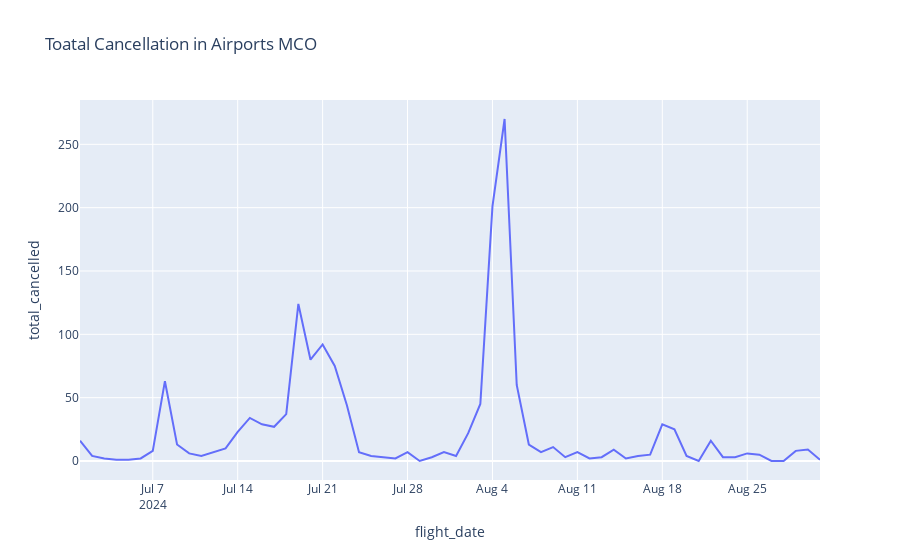

Notebook source saved alongside this figure:
### Code cell
fig = px.line(flights_MCO, x="flight_date", y="total_cancelled", title='Toatal Cancellation in Airports MCO')
fig.show()

### Figure 1 — Plotly figure (JSON) as saved in the notebook; plotly's stock layout.template omitted (floating-point values rounded to 4 significant figures)
{"data": [{"hovertemplate": "flight_date=%{x}<br>total_cancelled=%{y}<extra></extra>", "legendgroup": "", "line": {"color": "#636efa", "dash": "solid"}, "marker": {"symbol": "circle"}, "mode": "lines", "name": "", "orientation": "v", "showlegend": false, "type": "scatter", "x": ["2024-07-01", "2024-07-02", "2024-07-03", "2024-07-04", "2024-07-05", "2024-07-06", "2024-07-07", "2024-07-08", "2024-07-09", "2024-07-10", "2024-07-11", "2024-07-12", "2024-07-13", "2024-07-14", "2024-07-15", "2024-07-16", "2024-07-17", "2024-07-18", "2024-07-19", "2024-07-20", "2024-07-21", "2024-07-22", "2024-07-23", "2024-07-24", "2024-07-25", "2024-07-26", "2024-07-27", "2024-07-28", "2024-07-29", "2024-07-30", "2024-07-31", "2024-08-01", "2024-08-02", "2024-08-03", "2024-08-04", "2024-08-05", "2024-08-06", "2024-08-07", "2024-08-08", "2024-08-09", "2024-08-10", "2024-08-11", "2024-08-12", "2024-08-13", "2024-08-14", "2024-08-15", "2024-08-16", "2024-08-17", "2024-08-18", "2024-08-19", "2024-08-20", "2024-08-21", "2024-08-22", "2024-08-23", "2024-08-24", "2024-08-25", "2024-08-26", "2024-08-27", "2024-08-28", "2024-08-29", "2024-08-30", "2024-08-31"], "xaxis": "x", "y": [16, 4, 2, 1, 1, 2, 8, 63, 13, 6, 4, 7, 10, 23, 34, 29, 27, 37, 124, 80, 92, 75, 44, 7, 4, 3, 2, 7, 0, 3, 7, 4, 22, 45, 201, 270, 60, 13, 7, 11, 3, 7, 2, 3, 9, 2, 4, 5, 29, 25, 4, 0, 16, 3, 3, 6, 5, 0, 0, 8, 9, 1], "yaxis": "y"}], "layout": {"legend": {"tracegroupgap": 0}, "title": {"text": "Toatal Cancellation in Airports MCO"}, "xaxis": {"anchor": "y", "domain": [0, 1], "title": {"text": "flight_date"}}, "yaxis": {"anchor": "x", "domain": [0, 1], "title": {"text": "total_cancelled"}}}}
